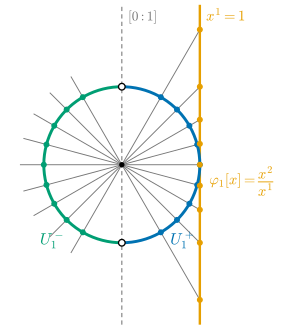

Here is the Python script that generated this plot:
"""그림 12.2.2: 사영 π_S: S¹ → ℝℙ¹은 국소 미분동형사상이다 (12.2절, 예 12.2.11(a)).

단위원 S¹의 오른쪽 반원 U₁⁺ = {x¹ > 0}(파랑)과 왼쪽 반원 U₁⁻ = {x¹ < 0}(청록).
원점을 지나는 직선 [x]는 서로 대척인 두 점 ±x에서 S¹과 만나고, 세로선 x¹ = 1(주황)과
높이 φ₁[x] = x²/x¹에서 만난다. 방향각 θ = −60°, −45°, …, 60°의 직선 9개를 그린다(회색).
두 반원은 각각 U₁ = ℝℙ¹ ∖ {[0 : 1]} 위로 일대일로 간다. 빠진 점 [0 : 1](세로축)은 점선이다.
좌표표현 φ₁∘π_S∘(φ₁⁺)^{-1}(w) = w/√(1 − w²) (식 (12.1.7), n = 1)을 자기검사로 확인한다.

실행: 프로젝트 루트에서 ``PYTHONPATH=tools python3 chapters/12-smooth-maps/figures/fig-12-2-2-circle-to-rp1.py``
"""

import dgfig

dgfig.setup()

import matplotlib.pyplot as plt
import numpy as np
import sympy as sp

from dgsym import rpn_charts

C = dgfig.COLORS
LW = dgfig.LW

rp = rpn_charts(1)
X = rp["coords"]
phi1 = sp.lambdify(X, rp["phi"](0)[0], "numpy")        # φ₁[x] = x²/x¹

thetas = np.deg2rad(np.arange(-60, 61, 15))
# 자기검사: 대척점은 같은 φ₁ 값을 갖고, φ₁ = tan θ, 좌표표현은 w/√(1 − w²)
for th in thetas:
    p = np.array([np.cos(th), np.sin(th)])
    assert abs(phi1(*p) - phi1(*(-p))) < 1e-12 and abs(phi1(*p) - np.tan(th)) < 1e-12
    w = p[1]                                            # φ₁⁺(x) = x²
    assert abs(phi1(np.sqrt(1 - w ** 2), w) - w / np.sqrt(1 - w ** 2)) < 1e-12

fig, ax = plt.subplots(figsize=(4.4, 3.4))
ax.set_aspect("equal")
ax.set_axis_off()
ax.set_xlim(-1.5, 2.25)
ax.set_ylim(-2.05, 2.05)
t = np.linspace(-np.pi / 2, np.pi / 2, 300)
ax.plot(np.cos(t), np.sin(t), color=C["tangent"], lw=2.2, zorder=4)
ax.plot(-np.cos(t), np.sin(t), color=C["third"], lw=2.2, zorder=4)
for s in (1, -1):
    ax.plot([0], [s], "o", mfc="white", mec=C["main"], ms=5, zorder=6)
ax.plot([0, 0], [-2.05, 2.05], color=C["aux"], lw=0.8, ls=(0, (4, 3)))
ax.plot([1, 1], [-2.05, 2.05], color=C["accent"], lw=1.8)
for th in thetas:
    s = np.tan(th)
    L = 1.3
    ax.plot([-L * np.cos(th), 1.0], [-L * np.sin(th), s], color=C["aux"], lw=0.7, zorder=2)
    ax.plot([np.cos(th)], [np.sin(th)], "o", color=C["tangent"], ms=3.5, zorder=5)
    ax.plot([-np.cos(th)], [-np.sin(th)], "o", color=C["third"], ms=3.5, zorder=5)
    ax.plot([1.0], [s], "o", color=C["accent"], ms=3.5, zorder=5)
ax.plot([0], [0], "o", color=C["main"], ms=3, zorder=6)
ax.text(0.62, -1.02, r"$U_1^+$", color=C["tangent"], fontsize=12)
ax.text(-1.05, -1.02, r"$U_1^-$", color=C["third"], fontsize=12)
ax.text(1.08, 1.85, r"$x^1=1$", color=C["accent"], fontsize=11)
ax.text(1.12, -0.25, r"$\varphi_1[x]=\dfrac{x^2}{x^1}$", color=C["accent"], fontsize=11)
ax.text(0.08, 1.85, r"$[0:1]$", color=C["aux"], fontsize=10)
fig.subplots_adjust(left=0.01, right=0.99, top=0.99, bottom=0.01)
dgfig.save(fig, __file__)
